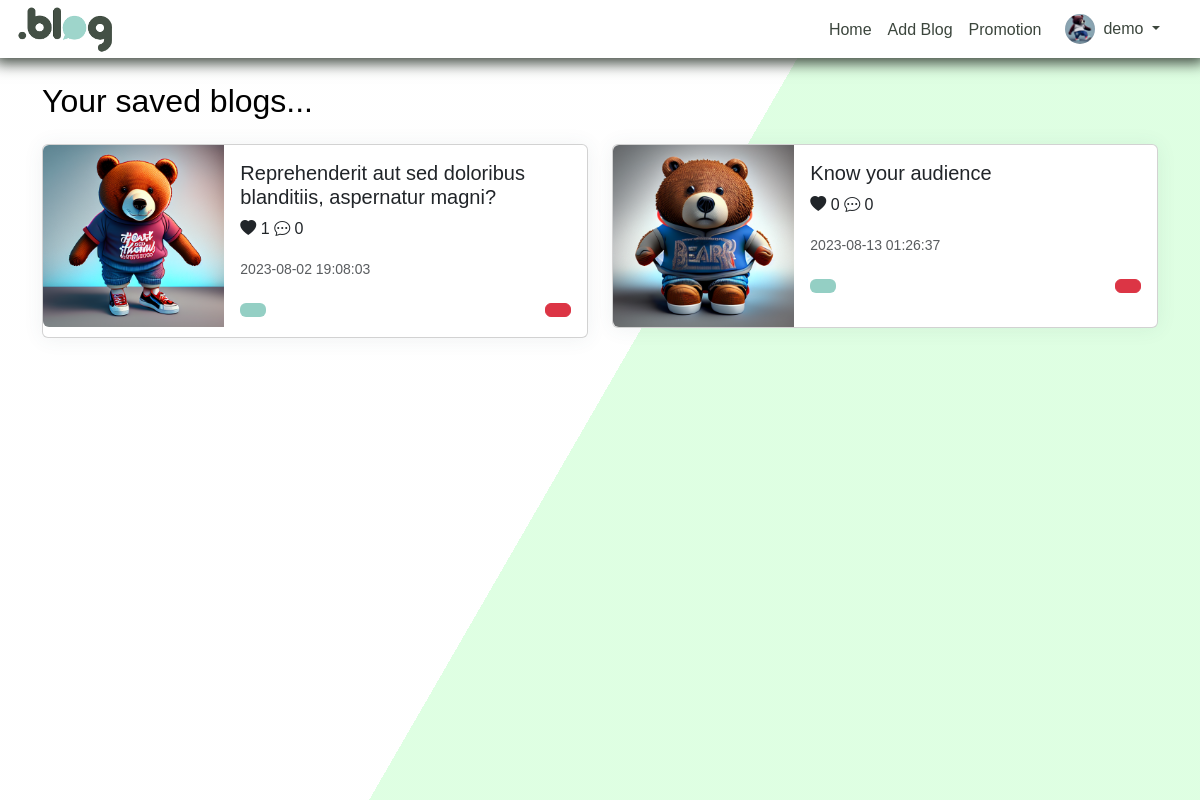
The app's page /saved_post.php (signed in) with its own data.
### tables this page shows
CREATE TABLE `users` (
  `user_id` int(11) NOT NULL,
  `name` varchar(100) NOT NULL,
  `email` varchar(100) NOT NULL,
  `password` varchar(100) NOT NULL,
  `user_type` enum('client','admin') NOT NULL DEFAULT 'client',
  `image` varchar(100) DEFAULT NULL
);

CREATE TABLE `saved_posts` (
  `save_id` int(11) NOT NULL,
  `post_id` int(11) NOT NULL,
  `user_id` int(11) NOT NULL
);

CREATE TABLE `blog_posts` (
  `post_id` int(11) NOT NULL,
  `user_id` int(11) NOT NULL,
  `title` text NOT NULL,
  `content` text NOT NULL,
  `like_count` int(11) DEFAULT NULL,
  `comment_count` int(11) DEFAULT NULL,
  `image` text DEFAULT NULL,
  `category_id` int(11) NOT NULL,
  `created_at` datetime NOT NULL DEFAULT current_timestamp()
);

### saved_post.php (the view, shortened to what this page needs)
<!DOCTYPE html>
<html lang="en">
<head>
  <link rel="stylesheet" href="./vendor/css/profile.css">
</head>
<body>
  <?php
  require "./navbar_dash.php";
  ?>
  <?php
  $user_id = $_SESSION["user_id"];
  $q = "SELECT * FROM saved_posts WHERE user_id=$user_id";
  $rq = mysqli_query($conn, $q);
  if (mysqli_num_rows($rq) > 0) {
    $q = "SELECT *
    FROM blog_posts
    JOIN saved_posts ON blog_posts.post_id = saved_posts.post_id
    WHERE saved_posts.user_id=$user_id";
    $fetchBlogRunQuery = mysqli_query($conn, $q);
  } else {
    $q = "SELECT *
    FROM blog_posts
    JOIN saved_posts ON blog_posts.post_id = saved_posts.post_id
    WHERE saved_posts.user_id=$user_id";
    $fetchBlogRunQuery = mysqli_query($conn, $q);
  }
  ?>
  <div class="container my-4">
    <div class="row">
      <h2 class="col-sm-12 mb-4">Your saved blogs...</h2>
      <?php
      $count = mysqli_num_rows($fetchBlogRunQuery);
      if ($count == 0) {
        $msg = "Not found any saved Post!!";
        echo "
          <p class='text-danger fs-4'>$msg</p>
        ";
      } else {
        while ($result = mysqli_fetch_assoc($fetchBlogRunQuery)) {
          if ($result["comment_count"] == null) {
            $result["comment_count"] = 0;
          }
          ?>
          <div class="col-sm-6">
            <div class="card mb-3">
              <div class="row g-0">
                <div class="col-md-4">
                  <img src="<?= $result["image"] ?>" onerror="this.src='assets/site_logo.png'"
                    class="img-fluid rounded-start" alt="...">
                </div>
                <div class="col-md-8">
                  <div class="card-body">
                    <h5 class="card-title">
                      <?= $result["title"] ?>
                    </h5>
                    <p class="card-text">
                      <i class="bi bi-heart-fill"></i> <span>
                        <?= $result["like_count"] ?>
                      </span>
                      <i class="bi bi-chat-dots"></i> <span>
                        <?= $result["comment_count"] ?>
                      </span>
                    </p>
                    <p class="card-text"><small class="text-body-secondary">
                        <?= $result["created_at"] ?>
                      </small>
                    </p>
                    <a href="single_post.php?post_id=<?= $result["post_id"] ?>">
                      <button class="btn btn-custom">
                      </button>
                    </a>
                    <form method="post" style="float:right;">
                      <button class="btn btn-danger" type="submit" name="delete">
                      </button>
                    </form>
                  </div>
                </div>
              </div>
            </div>
          </div>
          <?php
        }
      }
      ?>
    </div>
  </div>
</body>
</html>
<div class="bg"></div>
<div class="bg bg2"></div>
<div class="bg bg3"></div>

### navbar_dash.php (shortened to what this page needs)
<!DOCTYPE html>
<html lang="en">
<head>
  <link href="https://cdn.jsdelivr.net/npm/bootstrap@5.3.1/dist/css/bootstrap.min.css" rel="stylesheet">
  <link rel="stylesheet" href="./vendor/css/style.css">
  <link rel="stylesheet" href="https://cdnjs.cloudflare.com/ajax/libs/line-awesome/1.3.0/line-awesome/css/line-awesome.min.css" />
  <link rel="stylesheet" href="./vendor/css/main.css">
  <link rel="stylesheet" href="./vendor/swiper/swiper-bundle.min.css">
  <link href="./lib/css/bootstrap-icons/bootstrap-icons.css" rel="stylesheet">
</head>
<?php
include "connection.php";
$user_id = $_SESSION["user_id"];
$query = "SELECT * FROM Users WHERE user_id='$user_id'";
$runquery = mysqli_query($conn, $query);
$row = mysqli_fetch_assoc($runquery);
$name = $row["name"];
?>
<body>
  <header class="p-1 header_nav">
    <div class="container-fluid">
      <div class="d-flex flex-wrap align-items-center justify-content-center justify-content-lg-start">
        <a href="./dashboard.php" class="d-flex align-items-center mb-2 mb-lg-0 text-white text-decoration-none">
          <img src="./assets/site_logo.png" alt="logo" height="50">
        </a>
        <ul class="nav col-12 col-lg-auto me-2 mb-2 justify-content-center mb-md-0 ms-auto ">
          <li><a href="./dashboard.php" class="nav-link px-2 mt-1 ">Home</a></li>
          <li><a href="./add_blog.php" class="nav-link px-2 mt-1">Add Blog</a></li>
          <li><a href="./campaign.php" class="nav-link px-2 mt-1">Promotion </a></li>
          <li class="nav-item dropdown pe-3">
            <a class="nav-link nav-profile d-flex align-items-center pe-0" href="#" data-bs-toggle="dropdown">
              <img src="<?= $row["image"] ?>" onerror="this.src='assets/profile.png'" alt="Profile" class="rounded-circle" height="30">
              <span class="d-none d-md-block dropdown-toggle ps-2">
                <?= $name ?>
              </span>
            </a>
          </li>
        </ul>
      </div>
    </div>
  </header>
</body>
</html>

### records on screen
users: image (picture), name "demo"
saved_posts: post.image (picture), post.title "Reprehenderit aut sed doloribus blanditiis, aspernatur magni?", post.like_count "1", comment_count "0", post.created_at "2023-08-02 19:08:03"
saved_posts: post.image (picture), post.title "Know your audience", post.like_count "0", post.created_at "2023-08-13 01:26:37"
